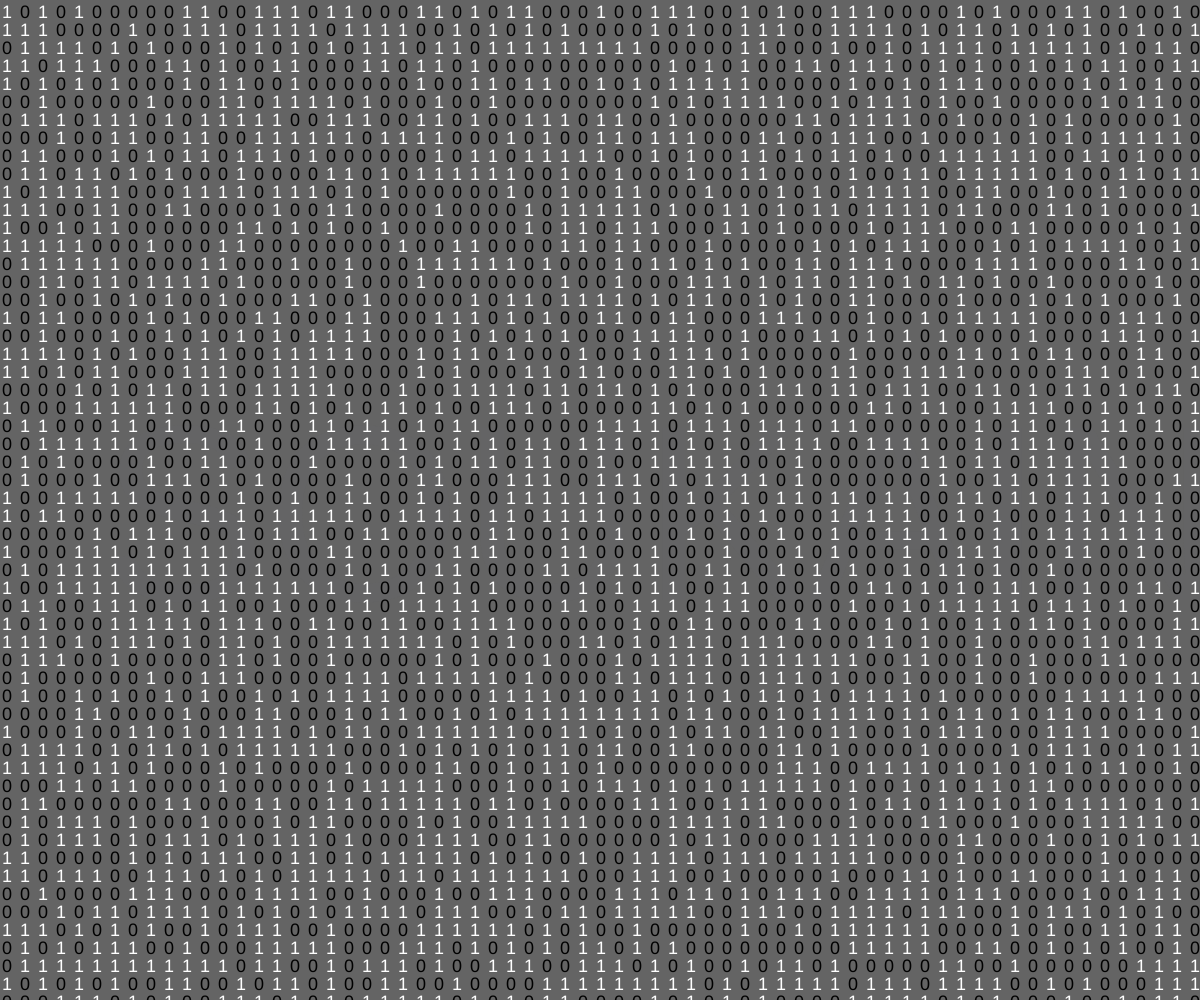
Frame 1 (no input)
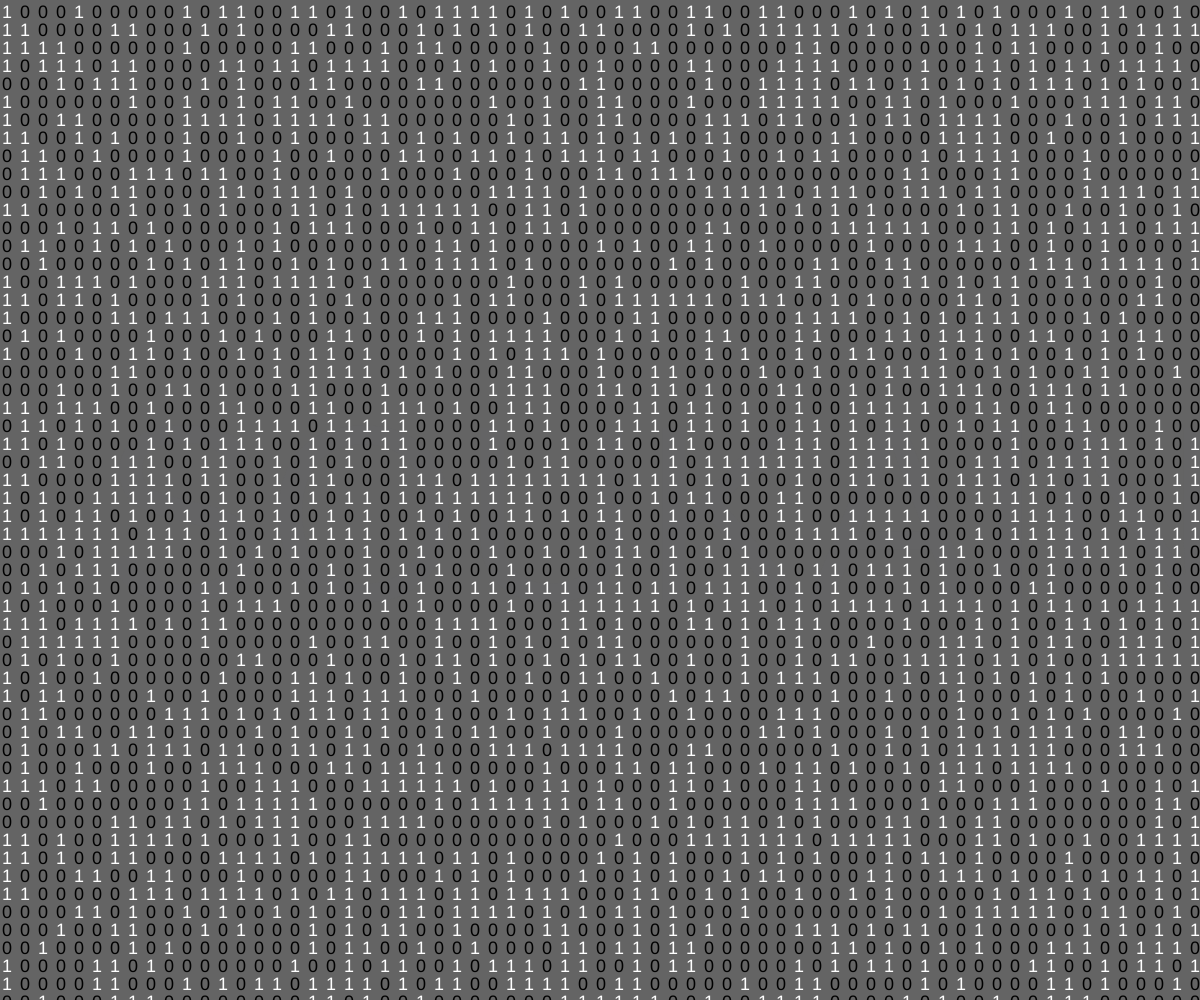
Frame 60 (no input)
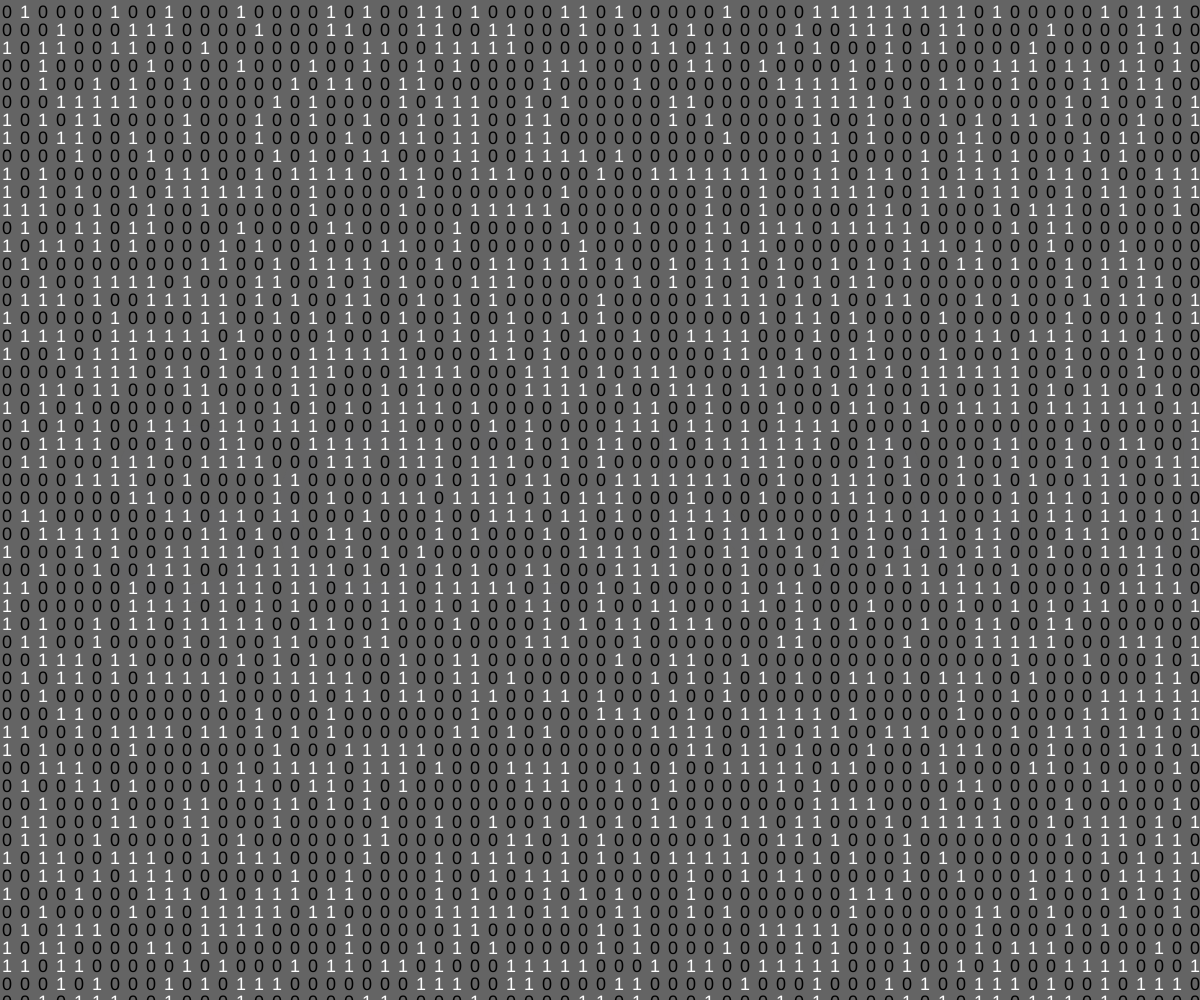
Frame 120 (the mouse pressed at the canvas centre since frame 60)

The p5.js sketch that drew these frames (run headless with seeded random() and noise() and a simulated clock; from frame 60 on, the mouse is pressed at the canvas centre):

// p5.js sketch
// ── sketch.js
let mr = 5;
let size = 18;
let cells;
let phrase = "SOUKAINA";
white = [100, 100, 101];

function setup() {
  createCanvas(window.innerWidth,
              window.innerHeight);
  cells = new Grid(size);
  rectMode(CENTER);
}

function draw() {
  background(100);
  textSize(250);
  fill(100, 100, 101);
  text(phrase, 100, height/2 + 100);
  textSize(size);
  cells.display();

}

function areEqual(li1, li2, n) {
  for (let i = 0; i < n; i++) {
    if (li1[i] != li2[i]) {
      return false;
    }
  }
  return true;
}

function isIn(x, y, m, clr) {
  for (let i = -m; i < m; i++) {
    for (let j = -m; j < m; j++) {
      if (areEqual(get(x + i, y + j), clr, 3)) {
        return true;
        
      }
    }
  }
  return false;
}

function Cell(x, y) {
  this.x = x;
  this.y = y;
  this.value = round(random(0, 1));
  this.stabl = false;
  
  this.show = function() {
    if (this.value == 1) {
      fill(255);
      text(this.value, this.x - 7, this.y + 9);
    }
    else {
      fill(0);
      text(this.value, this.x - 7, this.y + 9);
    }


    //updating
    if (round(random(0, 10)) == 5) {
      this.updateValue();
    }
    
    //stabilazing
    if (!this.stabl && round(random(0, 500)) == 30) {
      this.stabilize();
    }
    
  };
  
  this.updateValue = function() {
    if (!this.stabl) {
      this.value = round(random(0, 1));
    }
  };
  
  this.stabilize = function() {
    if (isIn(this.x, this.y, mr, white)) {
      this.value = 1;
      this.stabl = true;
    }
    else {
      this.value = 0;
      this.stabl = true;
    }
  }
  
  
  /*this.stabilize = function() {
    if (areEqual(get(x, y), white, 3)) {
      this.value = 1;
      this.stabl = true;
    }
    else {
      this.value = 0;
      this.stabl = true;
    }
  }*/

}

function Grid(cellSize) {
  this.columns = width/cellSize;
  this.rows = height/cellSize;
  this.matrix = [];
  for (let i = 0; i < this.rows; i++) {
    let row = [];
    for (let j = 0; j < this.columns; j++) {
      let x = j*cellSize + (cellSize/2);
      let y = i*cellSize + (cellSize/2);
      row.push(new Cell(x, y));
    }
    this.matrix.push(row);
  }
  
  this.display = function() {
    for (let i = 0; i < this.rows; i++) {
      for (let j = 0; j < this.columns; j++) {
        this.matrix[i][j].show();
      }
    }
  };
}
